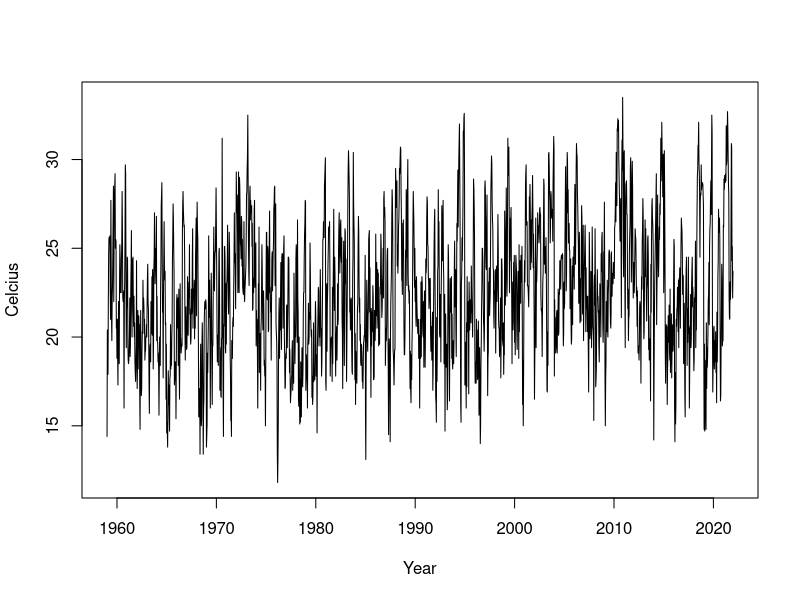
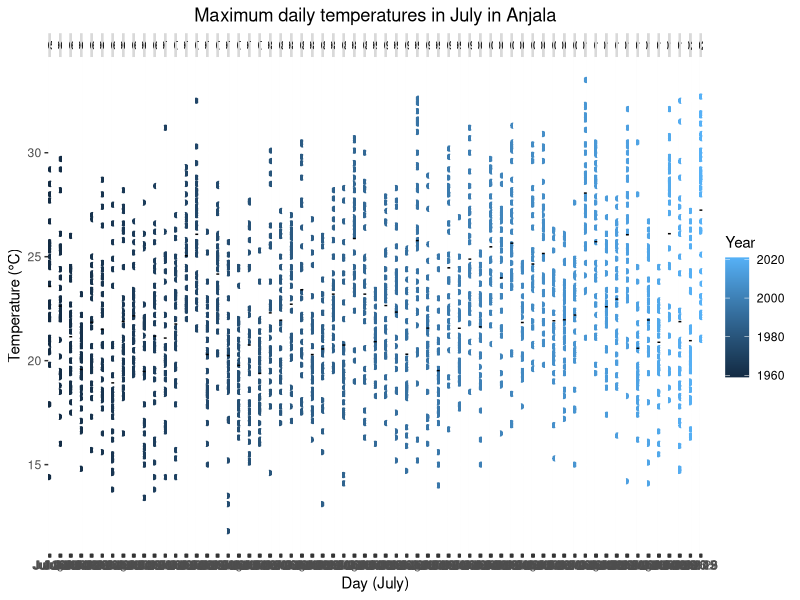
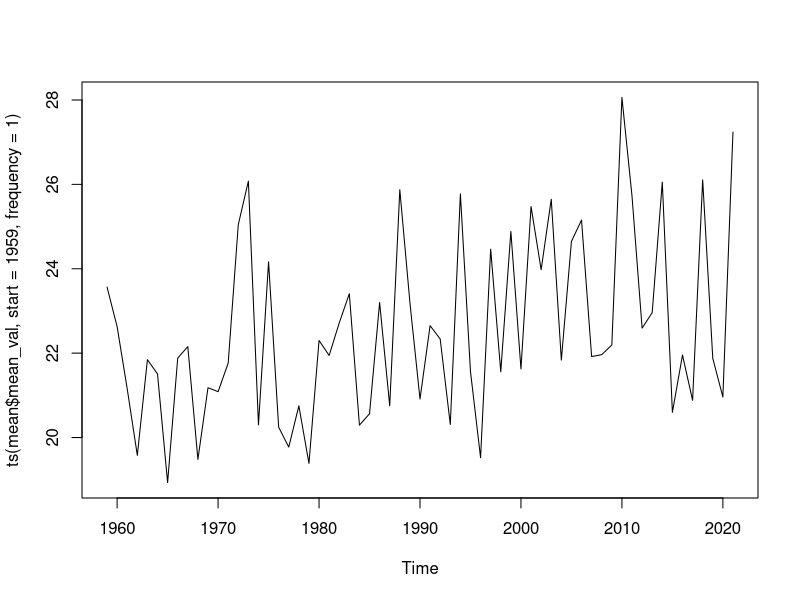
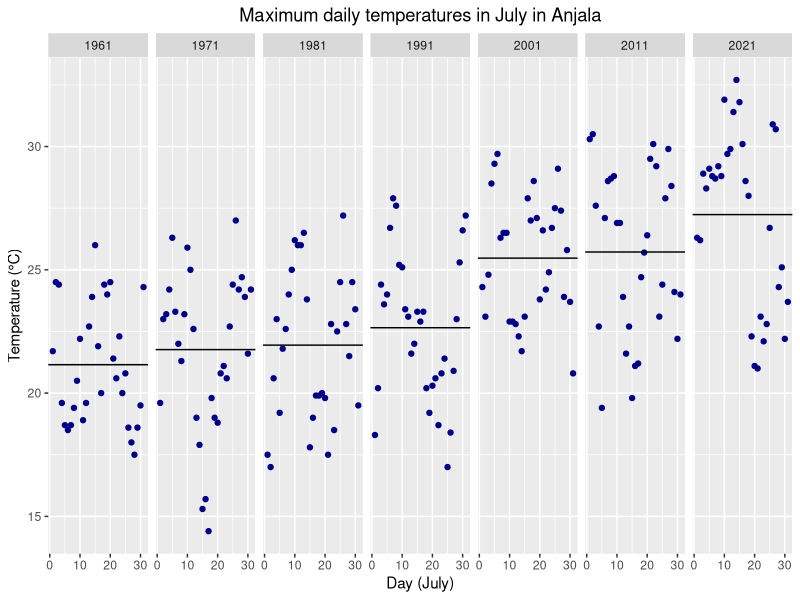
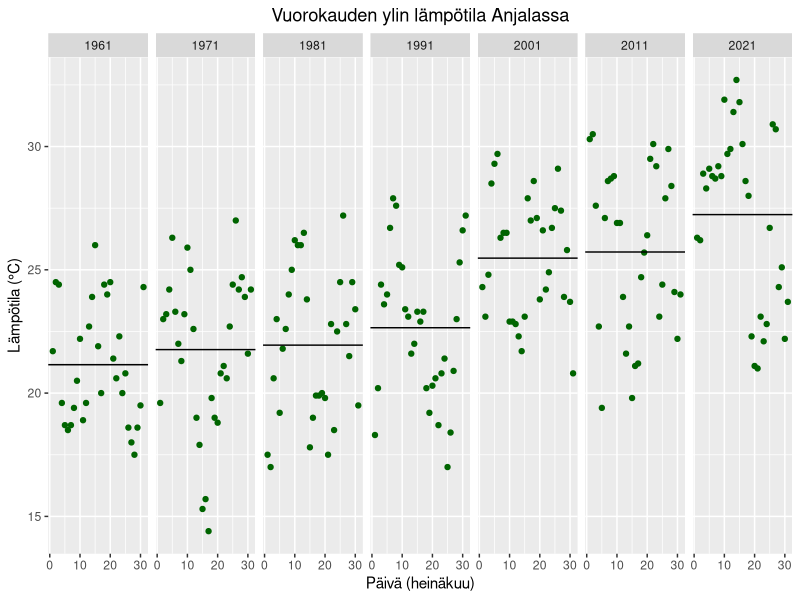
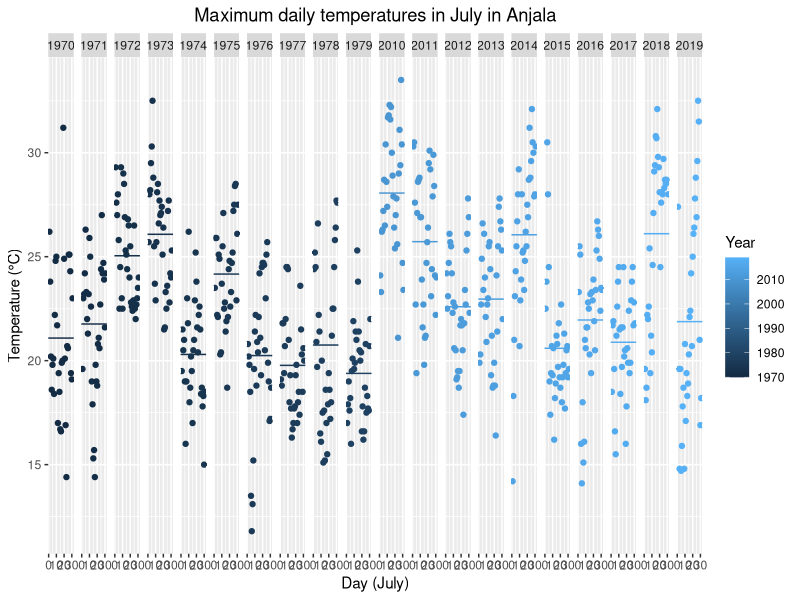
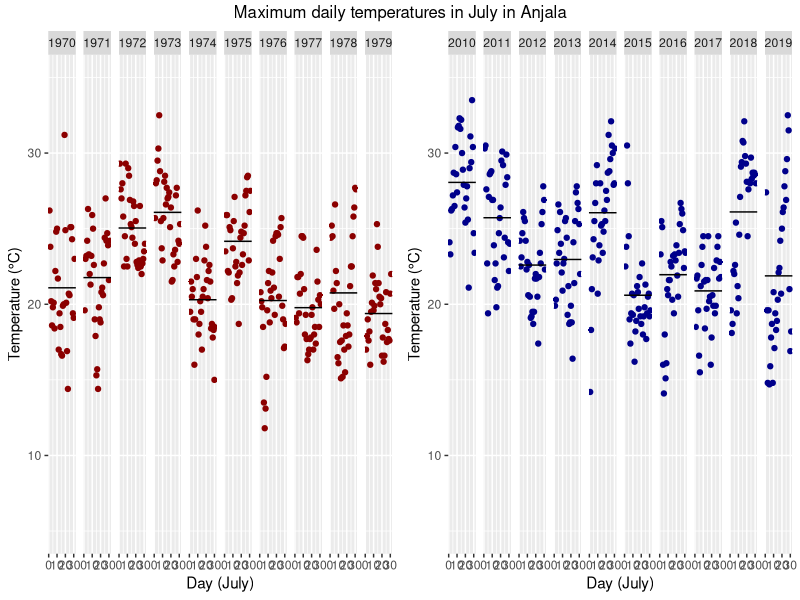
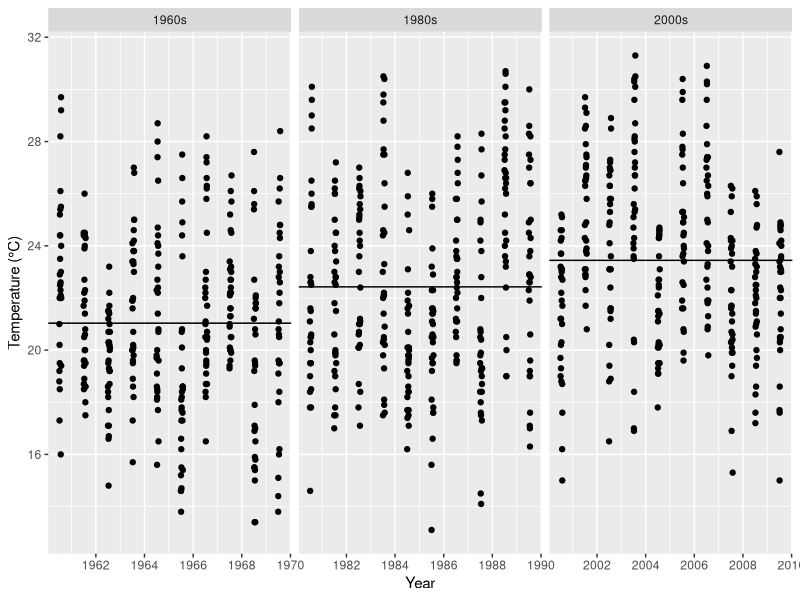

Recreate these plots in R, in order. (Note: this script raises an error after producing the figures.)
setwd("/m/home/home3/33/norjav2/unix/Documents/kandi_local/kandi")

#read data
data <- read.table(file = "anjala.csv", header = TRUE, sep = ",", col.names = 
                     c('Year', 'Month', 'Day', 'Hour', 'Time zone', 'Celcius'))
#setwd("C:/Users/vilma/OneDrive - Aalto University/Yliopisto/Kandi")

library(ggplot2)
library(dplyr)
#library(forecast)
#library(carData)
#library(car)
#library(lmtest)
#library(tseries)
library(gridExtra)
library(scales)

theme_update(plot.title = element_text(hjust = 0.5))
#data <- read.table(file = "anjaladata.csv", header = TRUE, sep= ",", col.names = c('Year','Month', "Day", "hour", "aikavyohyke", 'Celcius'))
data$Date <- as.Date(with(data, paste(Year,Month,Day,sep="-")),"%Y-%m-%d")

#remove and edit data
data_july <- data[data$Month == "7",]
data_july$Group <- c(rep(1959,31), rep(1960,10*31), rep(1970,10*31), rep(1980,10*31), rep(1990,10*31), rep(2000,10*31), rep(2010,10*31), rep(2020,2*31))

temp = ts(data_july$Celcius, start = 1959, frequency = 31)

ts.plot(temp, xlab = "Year",
        ylab = "Celcius")

#mean_temp <- aggregate(data_july$Celcius, list(data_july$Year), FUN=mean)
mean <- data_july%>% group_by(Year)%>%summarise(mean_val=mean(Celcius))
ggplot(data_july, aes(Date, Celcius)) + geom_point(aes(colour=Year)) + 
  geom_hline(data = mean, aes(yintercept = mean_val)) + 
  facet_grid(~Year, scales = "free_x") + 
  labs(title = "Maximum daily temperatures in July in Anjala", x = "Day (July)", y = "Temperature (\u00B0C)")

ts.plot(ts(mean$mean_val, start = 1959, frequency = 1))
#one year of each decade
data_10 <- filter(data_july, Year == "1961" | Year == "1971" | Year == "1981" | Year == "1991" | Year == "2001" | Year == "2011" | Year == "2021")
mean_10 <- data_10%>% group_by(Year)%>%summarise(mean_val_10=mean(Celcius))
ggplot(data_10, aes(Day, Celcius)) + geom_point(color = 'darkblue') + 
  geom_hline(data = mean_10, aes(yintercept = mean_val_10)) + 
  facet_grid(~Year, scales = "free_x")  + 
  labs(title = "Maximum daily temperatures in July in Anjala", x = "Day (July)", y = "Temperature (\u00B0C)")

#suomeksi
data_10 <- filter(data_july, Year == "1961" | Year == "1971" | Year == "1981" | Year == "1991" | Year == "2001" | Year == "2011" | Year == "2021")
mean_10 <- data_10%>% group_by(Year)%>%summarise(mean_val_10=mean(Celcius))
ggplot(data_10, aes(Day, Celcius)) + geom_point(color = 'darkgreen') + 
  geom_hline(data = mean_10, aes(yintercept = mean_val_10)) + 
  facet_grid(~Year, scales = "free_x")  + 
  labs(title = "Vuorokauden ylin lämpötila Anjalassa", x = "Päivä (heinäkuu)", y = "Lämpötila (\u00B0C)")

#Compare two different decades
data_compare1 <- filter(data_july, Group == "1970" | Group == "2010")
mean_compare1 <- data_compare1%>% group_by(Year)%>%summarise(mean_val_comp1=mean(Celcius))
ggplot(data_compare1, aes(Day, Celcius)) + 
  geom_point(aes(colour=Year)) + 
  geom_hline(data = mean_compare1, aes(yintercept = mean_val_comp1, col=Year)) + 
  facet_grid(~Year, scales = "free_x")  + 
  labs(title = "Maximum daily temperatures in July in Anjala", x = "Day (July)", y = "Temperature (\u00B0C)", colour = "Year")


comp_1 <- filter(data_july, Group == "1970")
mean_1 <- comp_1%>% group_by(Year)%>%summarise(mean_val_1=mean(Celcius))
ggp1 <- ggplot(comp_1, aes(Day, Celcius)) + geom_point(colour= 'darkred') + 
  geom_hline(data = mean_1, aes(yintercept = mean_val_1)) + 
  facet_grid(~Year, scales = "free_x")  + 
  labs(x = "Day (July)", y = "Temperature (\u00B0C)") + ylim(5,35)


comp_2 <- filter(data_july, Group == "2010")
mean_2 <- comp_2%>% group_by(Year)%>%summarise(mean_val_2=mean(Celcius))
ggp2 <- ggplot(comp_2, aes(Day, Celcius)) + geom_point(colour= 'darkblue') + 
  geom_hline(data = mean_2, aes(yintercept = mean_val_2)) + 
  facet_grid(~Year, scales = "free_x")  + 
  labs(x = "Day (July)", y = "Temperature (\u00B0C)") + ylim(5,35)


grid.arrange(ggp1, ggp2, ncol = 2, top = "Maximum daily temperatures in July in Anjala")

data_compare2 <- filter(data_july, Group == "1960" |Group == "1980" | Group == "2000")
mean_compare2 <- data_compare2%>% group_by(Group)%>%summarise(mean_val_comp2=mean(Celcius))
ggplot(data_compare2, aes(Date, Celcius)) + geom_point() + 
geom_hline(data = mean_compare2, aes(yintercept = mean_val_comp2)) + 
facet_grid(~Group, scales = "free_x", labeller = labeller(Group = c('1960'="1960s",'1980'="1980s",'2000'="2000s"))) + labs(x = "Year", y = "Temperature (\u00B0C)")

data_july2 <- data.frame(data_july$Year, data_july$Day, data_july$Temperature)

#Decades
data_july_dec <- filter(data_july, Group == "1960" | Group == "1970" | Group == "1980" | Group == "1990" | Group == "2000" |Group == "2010")
mean_byDecade <- data_july_dec%>% group_by(Group)%>%summarise(mean_val_dec=mean(Celcius))
ggplot(data_july_dec, aes(Date, Celcius)) + geom_point(aes(colour=Year)) + 
  scale_x_date(date_breaks = "3 years" , date_labels = "%Y") +
  geom_hline(data = mean_byDecade, aes(yintercept = mean_val_dec), size=1) + 
  facet_grid(~Group, scales = "free_x", labeller = labeller(Group = c('1960'="1960s",'1970'="1970s",'1980'="1980s",'1990'="1990s",'2000'="2000s", '2010'="2010s"))) + 
  labs(title = "Maximum daily temperatures in July in Anjala", x = "Date", y = "Temperature (\u00B0C)")
x2 <- mean_byDecade[2]
h2 <- sum(x2[2:6,]-x2[1:5,])*1/5
data_july_dec$h2 <- c(rep(x2[1,1],10*31),rep(x2[1,1]+h2,10*31),rep(x2[1,1]+2*h2,10*31),rep(x2[1,1]+3*h2,10*31),rep(x2[1,1]+4*h2,10*31),rep(x2[1,1]+5*h2,10*31))
y_centered2 <- data_july_dec$Celcius-as.numeric(data_july_dec$h2)

#Decades suom.
data_july_dec <- filter(data_july, Group == "1960" | Group == "1970" | Group == "1980" | Group == "1990" | Group == "2000" |Group == "2010")
mean_byDecade <- data_july_dec%>% group_by(Group)%>%summarise(mean_val_dec=mean(Celcius))
ggplot(data_july_dec, aes(Date, Celcius)) + geom_point(aes(colour=Year)) + 
  scale_x_date(date_breaks = "4 years" , date_labels = "%Y") +
  geom_hline(data = mean_byDecade, aes(yintercept = mean_val_dec), size=1) + 
  facet_grid(~Group, scales = "free_x", labeller = labeller(Group = c('1960'="1960-luku",'1970'="1970-luku",'1980'="1980-luku",'1990'="1990-luku",'2000'="2000-luku", '2010'="2010-luku"))) + 
  labs(title = "Heinäkuun vuorokausien ylin lämpötila Anjalassa vuodesta 1960 alkaen", x = "Päivämäärä", y = "Lämpötila (\u00B0C)")


#mean_temp <- aggregate(data_july$Temperature, list(data_july$Year), FUN = mean)
#plot(mean_temp)

#10 year periods from 1961
data_july$Group2 <- c(rep(0,3*31), rep(1962,10*31), rep(1972,10*31), rep(1982,10*31), rep(1992,10*31), rep(2002,10*31), rep(2012,10*31))
data_jul_dec <- filter(data_july, Group2 == "1962" | Group2 == "1972" | Group2 == "1982" | Group2 == "1992" | Group2 == "2002" |Group2 == "2012")
mean_by_dec <- data_jul_dec%>% group_by(Group2)%>%summarise(mean_val_dec=mean(Celcius))
x <- mean_by_dec[2]
d <- sum(x[2:6,]-x[1:5,])*1/5
data_jul_dec$h <- c(rep(x[1,1],10*31),rep(x[1,1]+d,10*31),rep(x[1,1]+2*d,10*31),rep(x[1,1]+3*d,10*31),rep(x[1,1]+4*d,10*31),rep(x[1,1]+5*d,10*31))
ggplot(data_jul_dec, aes(Date, Celcius)) + geom_point(aes(colour=Year)) + 
  scale_x_date(date_breaks = "3 years" , date_labels = "%Y") +
  geom_hline(data = mean_by_dec, aes(yintercept = mean_val_dec), size=1) + 
  facet_grid(~Group2, scales = "free_x") + 
  labs(title = "Maximum daily temperatures in July in Anjala", x = "Date", y = "Temperature (\u00B0C)")

plot(data_jul_dec$Date, data_jul_dec$Celcius)
lines(data_jul_dec$Date, data_jul_dec$h, lwd=2.0)

y_centered2 <- data_jul_dec$Celcius-as.numeric(data_jul_dec$h)
y_centered <- as.numeric(data_jul_dec$Celcius-c(rep(0,10*31),rep(d,10*31),rep(2*d,10*31),rep(3*d,10*31),rep(4*d,10*31),rep(5*d,10*31)))
hist(y_centered)
min(y_centered)
hist(y_centered2)

#moment estimator
n <- length(data_jul_dec$Celcius)
gamma_m <- rep(0,n-1)

#for(k in 1:(n-1)){
#  y_ordered <- sort(y_centered,decreasing = FALSE)[(n-k):n]
#  m_n_1 <- 1/k*sum((log(y_ordered)-log(y_ordered[1]))[-1])
#  m_n_2 <- 1/k*sum(((log(y_ordered)-log(y_ordered[1]))[-1])^2)
#  values[k] <- m_n_1+1-(1/2)*(1-(m_n_1^2/m_n_2))^(-1)
#}

for(k in 1:(n-1)){
  y_ordered <- sort(y_centered,decreasing = FALSE)[(n-k):n]
  m_n_1 <- mean((log(y_ordered)-log(y_ordered[1]))[-1])
  m_n_2 <- mean(((log(y_ordered)-log(y_ordered[1]))[-1])^2)
  gamma_m[k] <- m_n_1+1-(1/2)*(1-((m_n_1^2)/m_n_2))^(-1)
}
plot(gamma_m, type = 'l')
hist(gamma_m)
#negative values

#scale estimator
n <- length(data_jul_dec$Celcius)
sigma_m <- rep(0,n-1)
#check <- rep(0,n-1)
for(k in 1:(n-1)){
  y_ordered <- sort(y_centered,decreasing = FALSE)[(n-k):n]
  m_n_1 <- mean((log(y_ordered)-log(y_ordered[1]))[-1])
  m_n_2 <- mean(((log(y_ordered)-log(y_ordered[1]))[-1])^2)
  gamma_minus <-1-(1/2)*(1-(m_n_1^2/m_n_2))^(-1)
  #gamma_m_check <- m_n_1+1-(1/2)*(1-(m_n_1^2/m_n_2))^(-1)
  #check[k] <- gamma_minus+m_n_1-gamma_m_check
  sigma_m[k] <- y_ordered[1]*m_n_1*(1-gamma_minus)
}
plot(sigma_m, type = 'l')
hist(sigma_m)

#prob. est.
n <- length(data_jul_dec$Celcius)
sigma_m <- rep(0,n-1)
gamma_m <- rep(0,n-1)
p_estim <-rep(0,n-1)
for(k in 1:(n-1)){
  y_ordered <- sort(y_centered,decreasing = FALSE)[(n-k):n]
  m_n_1 <- mean((log(y_ordered)-log(y_ordered[1]))[-1])
  m_n_2 <- mean(((log(y_ordered)-log(y_ordered[1]))[-1])^2)
  gamma_minus <-1-(1/2)*(1-(m_n_1^2/m_n_2))^(-1)
  gamma_m[k] <- m_n_1+1-(1/2)*(1-((m_n_1^2)/m_n_2))^(-1)
  sigma_m[k] <- y_ordered[1]*m_n_1*(1-gamma_minus)
  p_estim[k] <- (k/n)*((((37-6*d-y_ordered[1])*gamma_m[k])/sigma_m[k])+1)^(-1/gamma_m[k])
}
plot(gamma_m, type = 'l')
plot(sigma_m, type = 'l')
plot(p_estim, type = 'l')

k <- 500
p_estim <- (k/n)*-3.227986^(-1/gamma_m[k])

#
